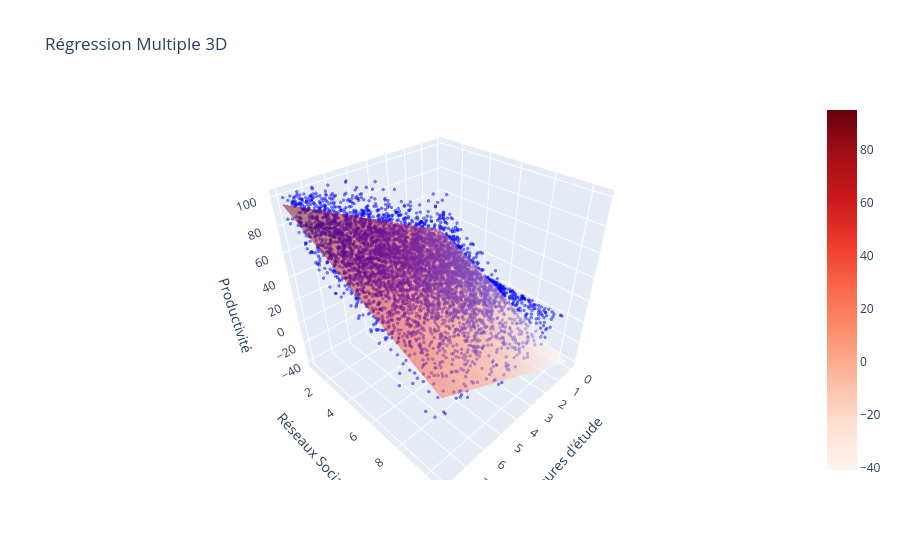

Notebook source saved alongside this figure:
### Code cell
import plotly.express as px #une bibliothèque de visualisation de données moderne et interactive
import plotly.graph_objects as go # l'outil destiné à la précision chirurgicale

# 1. Préparation du modèle (si pas déjà fait)
X = df[['study_hours', 'social_media_hours']] # On en choisit 2 pour la 3D
y = df['productivity_score']
model = LinearRegression()
model.fit(X.values, y)

# 2. Création d'une grille pour le plan de régression
x_range = np.linspace(df['study_hours'].min(), df['study_hours'].max(), 20) #crée une liste de valeurs régulièrement espacées pour l'axe des X (les heures d'étude)
y_range = np.linspace(df['social_media_hours'].min(), df['social_media_hours'].max(), 20) # pour l'axe des Y (les heures de réseaux sociaux)
x_grid, y_grid = np.meshgrid(x_range, y_range) # La fonction meshgrid(grille de mailles) prend vos deux listes de 20 points et les croise pour créer toutes les combinaisons possibles.

# Prédiction sur la grille
z_grid = model.predict(np.c_[x_grid.ravel(), y_grid.ravel()]).reshape(x_grid.shape) # culculation le score de productivité pour chaque point de la grille
 
# 3. Tracé avec Plotly (interactif dans Jupyter) la visualisation 3D finale
fig = emotional_fig = go.Figure(data=[
    # Nuage de points réels
    go.Scatter3d(x=df['study_hours'], y=df['social_media_hours'], z=df['productivity_score'],
                 mode='markers', marker=dict(size=2, opacity=0.5, color='blue'), name='Données réelles'),
    # Plan de régression
    go.Surface(x=x_range, y=y_range, z=z_grid, opacity=0.5, colorscale='Reds', name='Plan de prédiction')
])
# apres cette ligne le graphique passe d'un objet mathématique anonyme à un véritable outil de présentation professionnel
fig.update_layout(title='Régression Multiple 3D',
                  scene=dict(xaxis_title='Heures d\'étude',
                             yaxis_title='Réseaux Sociaux',
                             zaxis_title='Productivité'))
fig.show()

### Figure 1 — Plotly figure (JSON) as saved in the notebook; plotly's stock layout.template omitted (floating-point values rounded to 4 significant figures; data arrays with more than 128 entries replaced by an {"elided": "..."} marker saying what was removed)
{"data": [{"marker": {"color": "blue", "opacity": 0.5, "size": 2}, "mode": "markers", "name": "Données réelles", "type": "scatter3d", "x": {"elided": "4999 float values"}, "y": {"elided": "4999 float values"}, "z": {"elided": "4999 float values"}}, {"colorscale": [[0, "rgb(255,245,240)"], [0.125, "rgb(254,224,210)"], [0.25, "rgb(252,187,161)"], [0.375, "rgb(252,146,114)"], [0.5, "rgb(251,106,74)"], [0.625, "rgb(239,59,44)"], [0.75, "rgb(203,24,29)"], [0.875, "rgb(165,15,21)"], [1, "rgb(103,0,13)"]], "name": "Plan de prédiction", "opacity": 0.5, "type": "surface", "x": [0.0, 0.4211, 0.8421, 1.263, 1.684, 2.105, 2.526, 2.947, 3.368, 3.789, 4.211, 4.632, 5.053, 5.474, 5.895, 6.316, 6.737, 7.158, 7.579, 8.0], "y": [0.66, 1.186, 1.713, 2.239, 2.765, 3.292, 3.818, 4.344, 4.871, 5.397, 5.923, 6.449, 6.976, 7.502, 8.028, 8.555, 9.081, 9.607, 10.13, 10.66], "z": {"elided": "20x20 float values"}}], "layout": {"scene": {"xaxis": {"title": {"text": "Heures d'étude"}}, "yaxis": {"title": {"text": "Réseaux Sociaux"}}, "zaxis": {"title": {"text": "Productivité"}}}, "title": {"text": "Régression Multiple 3D"}}}
